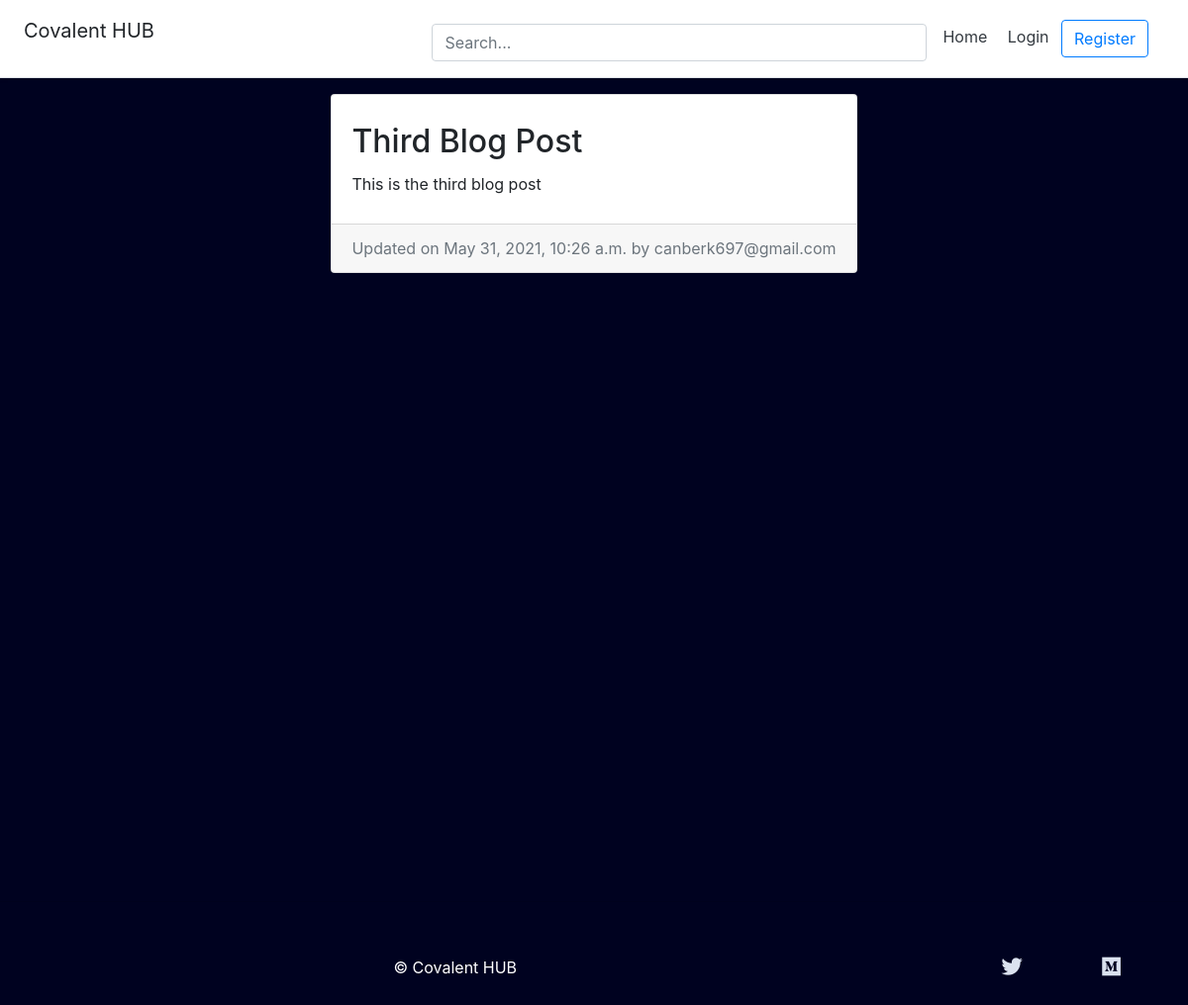
/blog/canberk-third-blog-post/, run on the app's committed database.
### blog/models.py (models this page shows, shortened)
class BlogPost(models.Model):
	title = models.CharField(max_length=50, null=False, blank=False)
	body = models.TextField(max_length=5000, null=False, blank=False)
	image= models.ImageField(upload_to='image/', null=True, blank=True)
	date_published = models.DateTimeField(auto_now_add=True, verbose_name="date published")
	date_updated = models.DateTimeField(auto_now=True, verbose_name="date updated")
	author = models.ForeignKey(settings.AUTH_USER_MODEL, on_delete=models.CASCADE)
	slug  = models.SlugField(blank=True, unique=True)

### account/models.py (models this page shows, shortened)
class Account(AbstractBaseUser):
	email 					= models.EmailField(verbose_name="email", max_length=60, unique=True)
	username 				= models.CharField(max_length=30, unique=True)
	date_joined				= models.DateTimeField(verbose_name='date joined', auto_now_add=True)
	last_login				= models.DateTimeField(verbose_name='last login', auto_now=True)
	is_admin				= models.BooleanField(default=False)
	is_active				= models.BooleanField(default=True)
	is_staff				= models.BooleanField(default=False)
	is_superuser			= models.BooleanField(default=False)
	USERNAME_FIELD = 'email'
	REQUIRED_FIELDS = ['username']
	objects = MyAccountManager()
	def __str__(self):
		return self.email

### blog/views.py (the view)
# urls.py: path('<slug>/', detail_blog_view, name="detail"),
def detail_blog_view(request, slug):
	context = {}
	blog_post = get_object_or_404(BlogPost, slug=slug)
	context['blog_post'] = blog_post
	return render(request, 'blog/detail_blog.html', context)

### blog/templates/blog/detail_blog.html (shortened to what this page needs)
{% extends 'base.html' %}
{% load static %}
{% block content %}
	<div class="row">
		<div class="card m-auto">
			<div class="card-body mt-2 mb-2">
			  <h2 class="card-title">{{blog_post.title}}</h2>
			  <p class="card-text">{{blog_post.body|safe}}</p>
			</div>
			<div class="card-footer text-muted">
			  Updated on {{blog_post.date_updated}} by {{blog_post.author}}
			</div>
		</div>
	</div>
</div>
{% endblock content %}

### templates/snippets/base_css.html (style rules this page uses)
* { padding: 0; position: relative; }
body { height: 100%; background-color: #000220; }

### templates/snippets/header.html (style rules this page uses)
@media (min-width: 768px) { html { font-size: 16px; } }

### blog/templates/blog/detail_blog.html (style rules this page uses)
.card { max-width: 700px; }
.card-body { padding: 20px; }

### data on the page
BlogPost: title "Third Blog Post", body "This is the third blog post", date_updated "May 31, 2021, 10:26 a.m.", author "canberk697@gmail.com"
